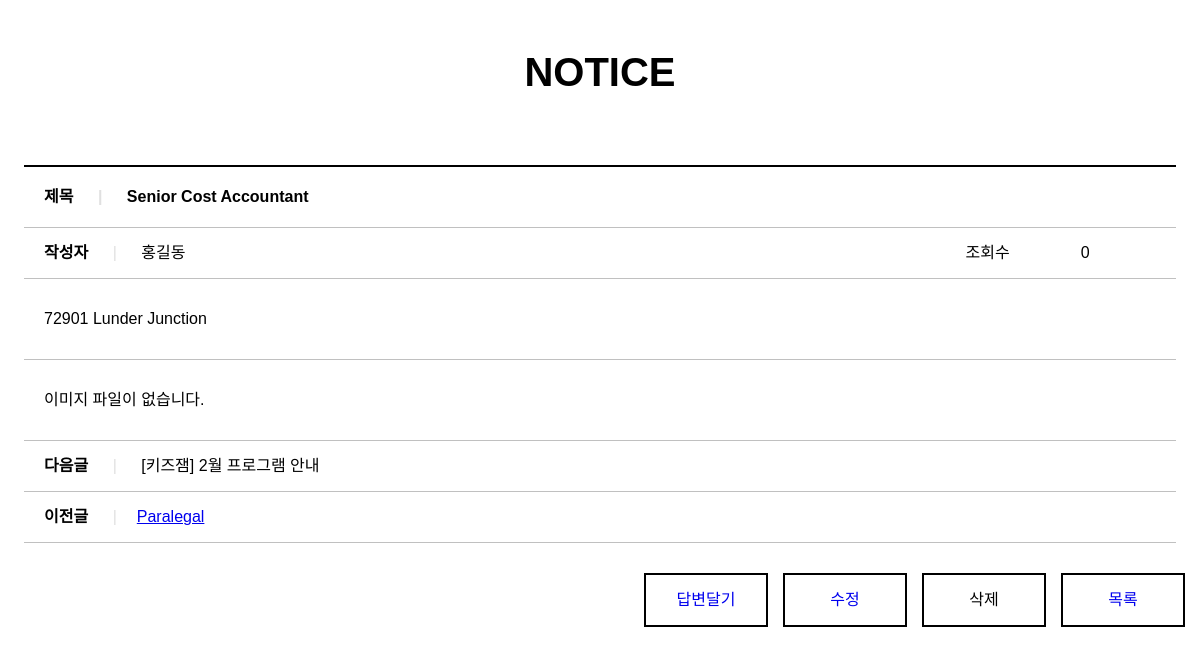
/board/bview/98/?npage=1, run on the app's committed database.
### board/models.py (models this page shows, shortened)
class Board(models.Model):
  bno = models.AutoField(primary_key=True)
  member = models.ForeignKey(Member,on_delete=models.DO_NOTHING, null=True)
  btitle = models.CharField(max_length=1000)
  bcontent = models.TextField()
  bgroup = models.IntegerField(null=True)
  bstep = models.IntegerField(default=0)
  bindent = models.IntegerField(default=0)
  bhit = models.IntegerField(default=0)
  bdate = models.DateTimeField(auto_now=True)
  bfile = models.ImageField(null=True,upload_to='board')

### member/models.py (models this page shows, shortened)
class Member(models.Model):
  id = models.CharField(max_length=50,primary_key=True)
  pw = models.CharField(max_length=100)
  name = models.CharField(max_length=100)
  nicName = models.CharField(max_length=100)
  tel = models.CharField(max_length=20,default='010-0000-0000')
  gender = models.CharField(max_length=10,default='남자')
  hobby = models.CharField(max_length=50,default='game')
  mdate = models.DateTimeField(auto_now=True)

### board/views.py (the view)
# urls.py: path('bview/<int:bno>/', views.bview, name='bview'),
def bview(request, bno):
  npage=request.GET.get('npage',1)
  qs = Board.objects.get(bno=bno)
  prev_qs = Board.objects.filter(Q(bgroup__lt=qs.bgroup,bstep__lte=qs.bstep) | Q(bgroup=qs.bgroup,bstep__gt=qs.bstep)).order_by("-bgroup","bstep").first()
  next_qs = Board.objects.filter().order_by("bgroup","-bstep")
  day1 = datetime.replace(datetime.now(), hour=23, minute=59, second=59)
  expires = datetime.strftime(day1, "%a, %d-%b-%Y %H:%M:%S GMT")
  print("날짜 : ",expires)
  context = {'board':qs, "prev_board":prev_qs, "next_board":next_qs, "npage":npage}
  response = render(request, 'bview.html', context)
  if request.COOKIES.get("cookie_boardNo") is not None:
    cookies = request.COOKIES.get("cookie_boardNo")   # 1|5|6|2
    cookies_list = cookies.split("|")
    if str(bno) not in cookies_list:
      response.set_cookie("cookie_boardNo", cookies + f"|{bno}",expires=expires)
      qs.bhit += 1
      qs.save()
  else:
    response.set_cookie("cookie_boardNo", bno, expires=expires)
    qs.bhit += 1
    qs.save()
  return response

### board/templates/bview.html (shortened to what this page needs)
{% load static %}
<!DOCTYPE html>
<html>
<head>
  <link rel="stylesheet" href="https://cdnjs.cloudflare.com/ajax/libs/font-awesome/5.12.1/css/all.min.css">
  <link rel="stylesheet" href="{% static '/css/style.css' %}">
  <link rel="stylesheet" href="{% static '/css/read.css' %}">
</head>
<body>
<section>
    <h1>NOTICE</h1>
    <table>
      <colgroup>
        <col width="80%">
        <col width="10%">
        <col width="10%">
      </colgroup>
      <tr>
        <th colspan="3">
          <strong>제목</strong> <span class="separator">|</span> {{board.btitle}}
        </tr>
      <tr>
        <td><strong>작성자</strong> <span class="separator">|</span> {{board.member.name}}</td>
        <td>조회수</td>
        <td>{{board.bhit}}</td>
      </tr>
      <tr>
        <td colspan="3" class="article">{{board.bcontent}}</td>
      </tr>
      <tr>
        <td colspan="3" class="article">
          {% if board.bfile  %}
            <img src="{{board.bfile.url}}" alt="{{board.bfile}}">
          {% else %}
            이미지 파일이 없습니다.
          {% endif %}
        </td>
      </tr>
      <tr>
        <td colspan="3"><strong>다음글</strong> <span class="separator">|</span> [키즈잼] 2월 프로그램 안내</td>
      </tr>
      <tr>
        <td colspan="3"><strong>이전글</strong> <span class="separator">|</span><a href="/board/bview/{{prev_board.bno}}/">{{prev_board.btitle}}</a></td>
      </tr>
    </table>
    <a href="/board/blist/?npage={{npage}}"><div class="list">목록</div></a>
    <a onclick="deleteBtn()"><div class="list">삭제</div></a>
    <a href="/board/bupdate/{{board.bno}}"><div class="list">수정</div></a>
    <a href="/board/breply/{{board.bno}}"><div class="list">답변달기</div></a>
  </section>
</body>
</html>

### static/css/style.css (style rules this page uses)
*, body { margin: 0; padding: 0; font-family: 'Noto Sans KR', sans-serif; font-size: 16px; }

### static/css/read.css (style rules this page uses)
section { text-align: center; }
h1 { margin-top: 50px; margin-bottom: 0; font-size: 40px; }
table { width: 96%; margin-top: 70px; margin-left: auto; margin-right: auto; line-height: 40px; }
table { border-collapse: collapse; }
th { padding: 10px 0 10px 20px; border: 1px solid silver; border-top: 2px solid black; }
td { padding: 5px 0 5px 20px; border: 1px solid silver; }
th, td { text-align: left; border-left: hidden; border-right: hidden; }
.article { padding: 20px 0 20px 20px; }
.separator { padding: 0 20px 0 20px; color: #e0e0e0; }
.list { float: right; width: 120px; height: 50px; line-height: 50px; margin: 30px 15px 10px 0; border: 2px black solid; }

### data on the page
Board: btitle "Senior Cost Accountant", member.name "홍길동", bhit "0", bcontent "72901 Lunder Junction"
Board: btitle "Paralegal"
